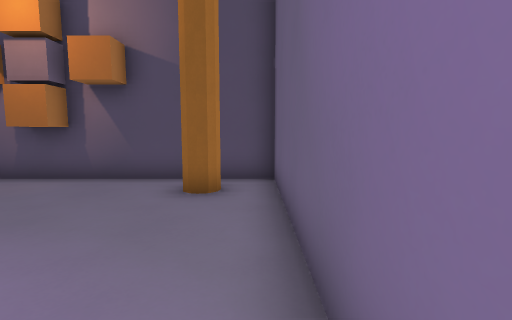
[1] (above)

16 first-person views from a walk through a 3-D level made in the Godot game engine. The camera is 1.3 m above the floor, tilts 6° down and sees 85° across. The floor is counted in squares, 1 m on a side. Each view is taken from the middle of a square. On the plan, view 1 faces up. The plan holds only what a view shows up to about 13 squares ahead; the rest is blank. Door leaves are left out where a doorway can be walked through.

[2]
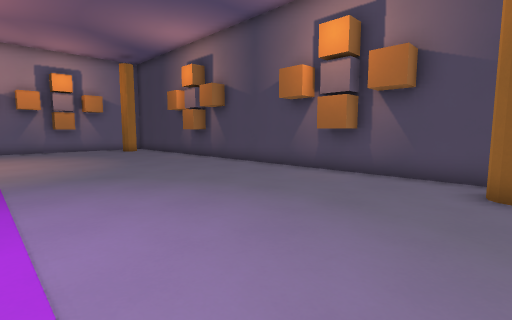

[3]
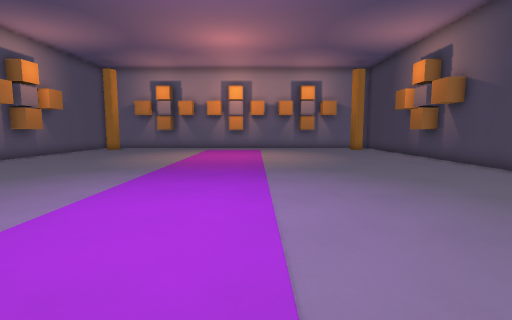

[4]
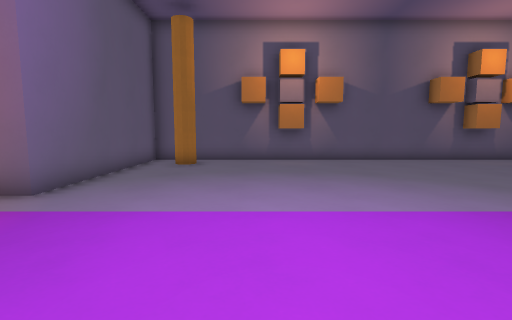

[5]
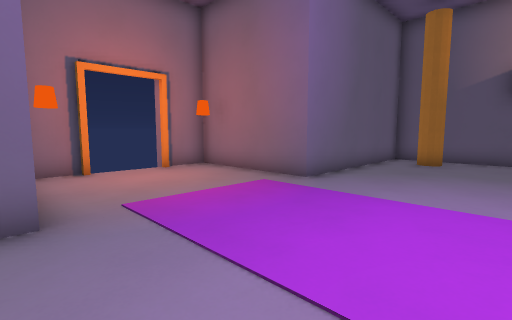

[6]
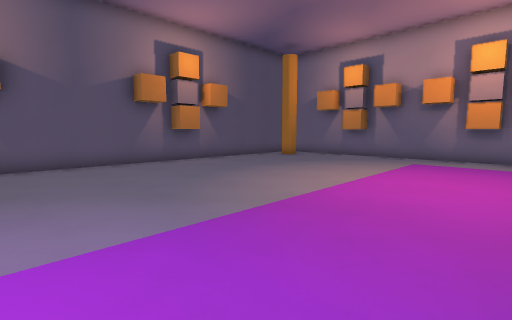

[7]
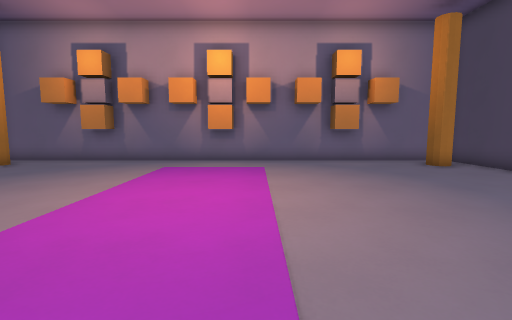

[8]
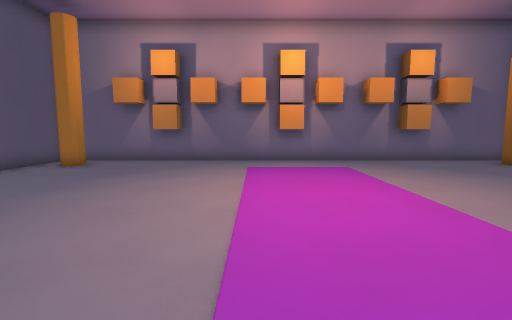

[9]
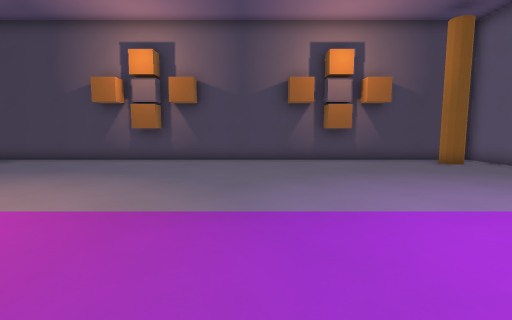

[10]
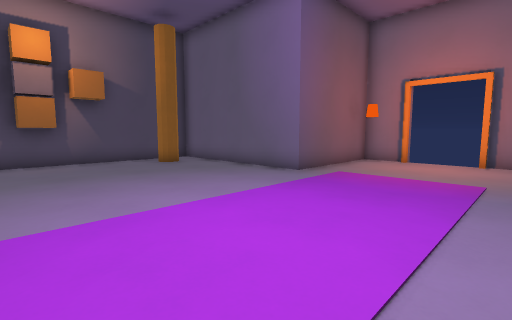

[11]
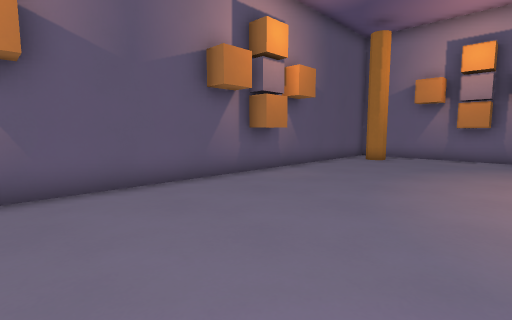

[12]
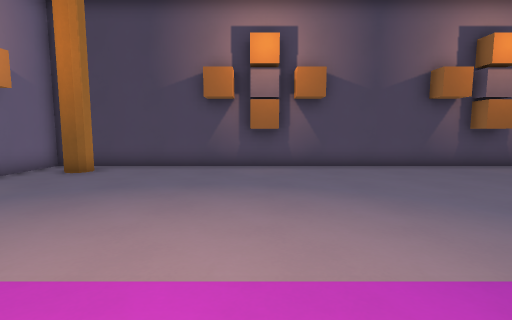

[13]
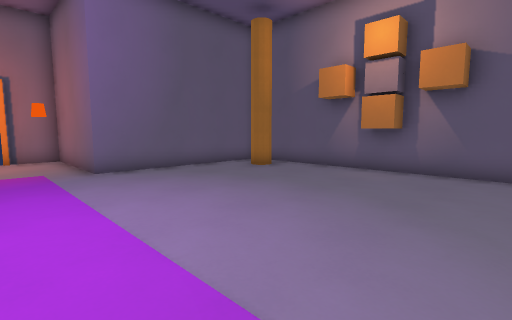

[14]
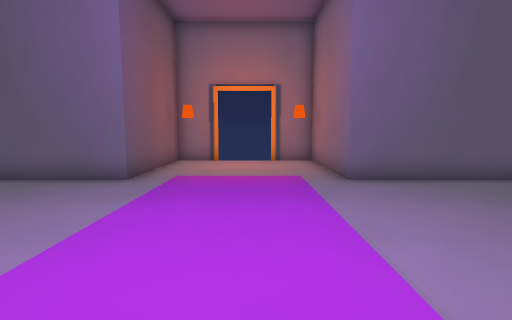

[15]
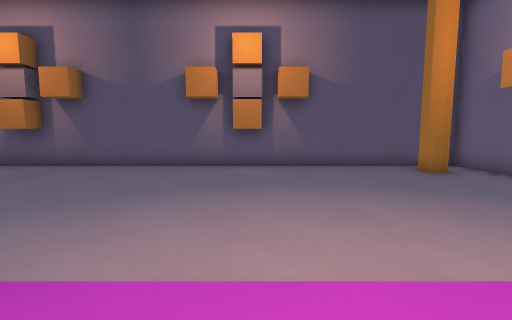

[16]
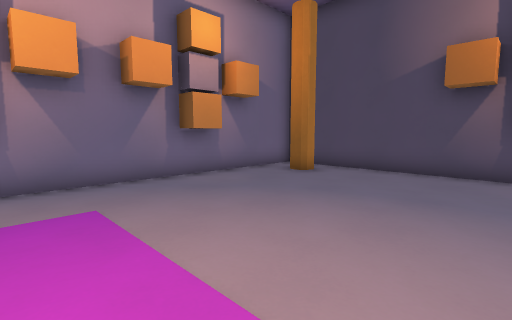

### Floor plan
Points are (right, up) in squares from view 1. A wall is a line through its corners. A room is listed if a view was taken in it or the views show most of it. See-through windows are left out.
Room 1 (views 1, 2, 3, 4, 5, 6, 7, 8, 9, 10, 11, 12, 13, 14, 15, 16)
walls: (5.5, -1.3) (5.5, 0.5) (0.5, 0.5) (0.5, 7.5) (-21.5, 7.5) (-21.5, -12.5) (0.5, -12.5) (0.5, -5.5) (5.5, -5.5) (5.5, -3.8)
ways out: open door at (5.7, -2.5)
objects: frame (-21, -8); frame (-21, -3) to (-21, -2); frame (-21, 3); frame (-14, -12) to (-13, -12); frame (-14, 7) to (-13, 7); frame (-6, -12) to (-5, -12); frame (-6, 7) to (-5, 7)

Positions as (right, up) in squares from view 1, and headings:
1: (0, 0), facing up
2: (-1, -1), facing up-left
3: (0, -1), facing left
4: (-4, 0), facing down
5: (-4, 1), facing down-right
6: (-7, -1), facing down-left
7: (-9, -1), facing left
8: (-9, -4), facing left
9: (-9, -5), facing up
10: (-7, -5), facing up-right
11: (-7, -6), facing down-left
12: (-14, -3), facing up
13: (-9, -3), facing down-right
14: (-7, -3), facing right
15: (-14, -2), facing down
16: (-14, -2), facing up-left
